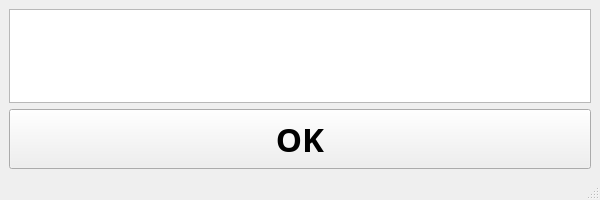
<?xml version="1.0" encoding="UTF-8"?>
<ui version="4.0">
 <class>MainWindow</class>
 <widget class="QMainWindow" name="MainWindow">
  <property name="geometry">
   <rect>
    <x>0</x>
    <y>0</y>
    <width>600</width>
    <height>200</height>
   </rect>
  </property>
  <property name="windowTitle">
   <string notr="true">LICENSE</string>
  </property>
  <property name="whatsThis">
   <string notr="true"/>
  </property>
  <property name="accessibleName">
   <string notr="true"/>
  </property>
  <property name="accessibleDescription">
   <string notr="true"/>
  </property>
  <widget class="QWidget" name="centralwidget">
   <layout class="QGridLayout" name="gridLayout">
    <item row="1" column="0">
     <widget class="QPushButton" name="btn">
      <property name="enabled">
       <bool>true</bool>
      </property>
      <property name="minimumSize">
       <size>
        <width>0</width>
        <height>60</height>
       </size>
      </property>
      <property name="maximumSize">
       <size>
        <width>16777215</width>
        <height>60</height>
       </size>
      </property>
      <property name="font">
       <font>
        <family>Arial Rounded MT Bold</family>
        <pointsize>25</pointsize>
        <bold>true</bold>
       </font>
      </property>
      <property name="toolTip">
       <string notr="true"/>
      </property>
      <property name="statusTip">
       <string notr="true"/>
      </property>
      <property name="whatsThis">
       <string notr="true"/>
      </property>
      <property name="accessibleName">
       <string notr="true"/>
      </property>
      <property name="accessibleDescription">
       <string notr="true"/>
      </property>
      <property name="text">
       <string notr="true">OK</string>
      </property>
      <property name="iconSize">
       <size>
        <width>30</width>
        <height>30</height>
       </size>
      </property>
      <property name="shortcut">
       <string notr="true"/>
      </property>
     </widget>
    </item>
    <item row="0" column="0">
     <widget class="QTextEdit" name="tx_preview">
      <property name="font">
       <font>
        <family>Consolas</family>
       </font>
      </property>
      <property name="whatsThis">
       <string notr="true"/>
      </property>
      <property name="accessibleName">
       <string notr="true"/>
      </property>
      <property name="accessibleDescription">
       <string notr="true"/>
      </property>
      <property name="documentTitle">
       <string notr="true"/>
      </property>
      <property name="markdown">
       <string notr="true"/>
      </property>
      <property name="html">
       <string notr="true">&lt;!DOCTYPE HTML PUBLIC &quot;-//W3C//DTD HTML 4.0//EN&quot; &quot;http://www.w3.org/TR/REC-html40/strict.dtd&quot;&gt;
&lt;html&gt;&lt;head&gt;&lt;meta name=&quot;qrichtext&quot; content=&quot;1&quot; /&gt;&lt;meta charset=&quot;utf-8&quot; /&gt;&lt;style type=&quot;text/css&quot;&gt;
p, li { white-space: pre-wrap; }
hr { height: 1px; border-width: 0; }
li.unchecked::marker { content: &quot;\2610&quot;; }
li.checked::marker { content: &quot;\2612&quot;; }
&lt;/style&gt;&lt;/head&gt;&lt;body style=&quot; font-family:'Consolas'; font-size:9pt; font-weight:400; font-style:normal;&quot;&gt;
&lt;p style=&quot;-qt-paragraph-type:empty; margin-top:0px; margin-bottom:0px; margin-left:0px; margin-right:0px; -qt-block-indent:0; text-indent:0px; font-family:'Segoe UI';&quot;&gt;&lt;br /&gt;&lt;/p&gt;&lt;/body&gt;&lt;/html&gt;</string>
      </property>
      <property name="placeholderText">
       <string notr="true"/>
      </property>
     </widget>
    </item>
   </layout>
  </widget>
  <widget class="QStatusBar" name="statusbar"/>
 </widget>
 <resources/>
 <connections/>
</ui>
